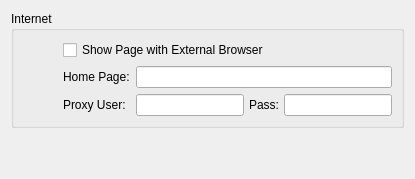
     <widget class="QWidget" name="networkTab">
      <attribute name="title">
       <string>Network</string>
      </attribute>
      <layout class="QGridLayout" name="gridLayout_6">
       <item row="0" column="0">
        <widget class="QGroupBox" name="internetGroupBox">
         <property name="sizePolicy">
          <sizepolicy hsizetype="MinimumExpanding" vsizetype="Fixed">
           <horstretch>0</horstretch>
           <verstretch>0</verstretch>
          </sizepolicy>
         </property>
         <property name="title">
          <string>Internet</string>
         </property>
         <layout class="QGridLayout" name="gridLayout_7">
          <item row="0" column="1">
           <layout class="QGridLayout" name="gridLayout_8">
            <item row="0" column="0">
             <widget class="QCheckBox" name="useExternalBrowserCheckBox">
              <property name="text">
               <string>Show Page with External Browser</string>
              </property>
             </widget>
            </item>
           </layout>
          </item>
          <item row="3" column="1">
           <layout class="QGridLayout" name="gridLayout_12">
            <item row="0" column="1">
             <widget class="QLineEdit" name="webHomePage">
              <property name="sizePolicy">
               <sizepolicy hsizetype="Expanding" vsizetype="Fixed">
                <horstretch>0</horstretch>
                <verstretch>0</verstretch>
               </sizepolicy>
              </property>
             </widget>
            </item>
            <item row="0" column="0">
             <widget class="QLabel" name="labelHomePage">
              <property name="text">
               <string>Home Page:</string>
              </property>
             </widget>
            </item>
            <item row="1" column="0">
             <widget class="QLabel" name="label">
              <property name="text">
               <string>Proxy User:</string>
              </property>
             </widget>
            </item>
            <item row="1" column="1">
             <widget class="QWidget" name="widget" native="true">
              <layout class="QHBoxLayout" name="horizontalLayout_5">
               <property name="spacing">
                <number>5</number>
               </property>
               <property name="leftMargin">
                <number>0</number>
               </property>
               <property name="topMargin">
                <number>0</number>
               </property>
               <property name="rightMargin">
                <number>0</number>
               </property>
               <property name="bottomMargin">
                <number>0</number>
               </property>
               <item>
                <widget class="QLineEdit" name="proxyUsername"/>
               </item>
               <item>
                <widget class="QLabel" name="label_3">
                 <property name="text">
                  <string>Pass:</string>
                 </property>
                </widget>
               </item>
               <item>
                <widget class="QLineEdit" name="proxyPassword">
                 <property name="echoMode">
                  <enum>QLineEdit::Password</enum>
                 </property>
                </widget>
               </item>
              </layout>
             </widget>
            </item>
           </layout>
          </item>
          <item row="0" column="0">
           <spacer name="internetLSpacer">
            <property name="orientation">
             <enum>Qt::Horizontal</enum>
            </property>
            <property name="sizeType">
             <enum>QSizePolicy::Preferred</enum>
            </property>
            <property name="sizeHint" stdset="0">
             <size>
              <width>40</width>
              <height>20</height>
             </size>
            </property>
           </spacer>
          </item>
         </layout>
        </widget>
       </item>
       <item row="2" column="0">
        <spacer name="verticalSpacer_2">
         <property name="orientation">
          <enum>Qt::Vertical</enum>
         </property>
         <property name="sizeHint" stdset="0">
          <size>
           <width>20</width>
           <height>40</height>
          </size>
         </property>
        </spacer>
       </item>
      </layout>
     </widget>
